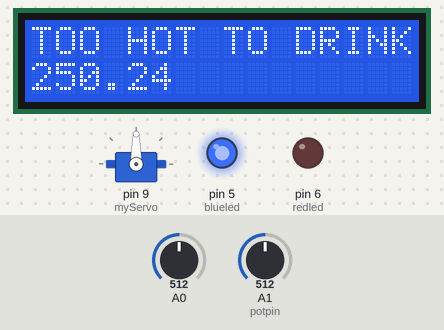
A sketch run on a simulated Arduino Uno, built with avr-gcc and run on an emulated ATmega328P. On the bench: servo, 16×2 character LCD, output pins drawn as LEDs (lit = HIGH). The test bench sets the inputs (shaded band); at power-on: A0 = 512, A1 (potpin) = 512.

Above: at 1.2 s.
1.3 s: A0 set to 109
At 2.8 s:
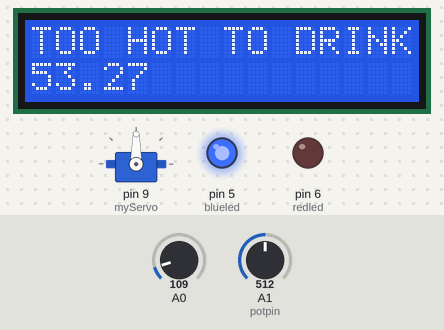
5.4 s: A0 set to 92
At 7.0 s:
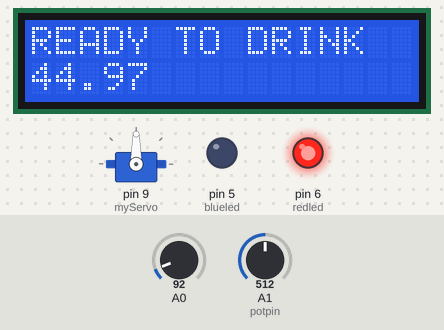
9.5 s: A1 (potpin) set to 716
At 11.1 s:
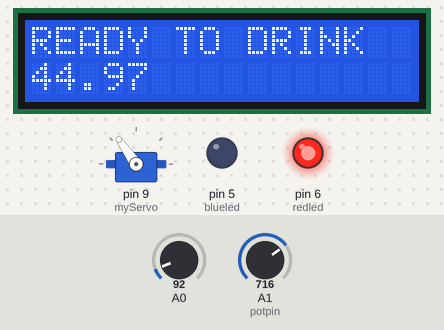
13.6 s: A0 set to 122
At 15.1 s:
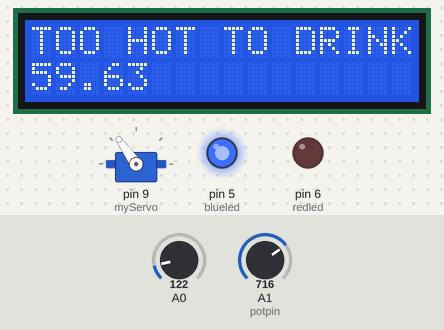
17.7 s: A1 (potpin) set to 900
At 19.3 s:
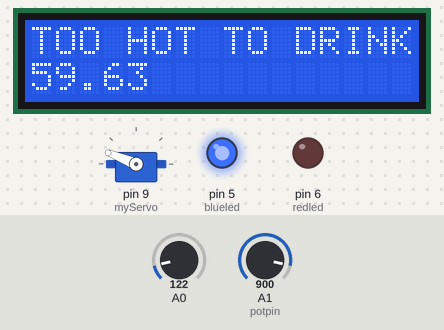
21.8 s: A0 set to 40
At 23.4 s:
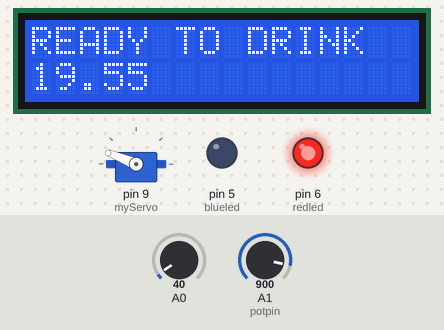
Timing chart, 0 to 24.9 s (numbered marks = the images above; inputs shaded):
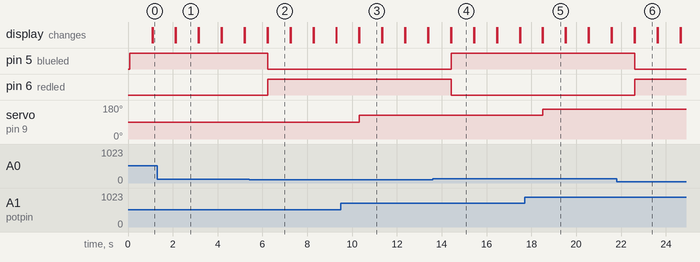

Measured:
- the behaviour switches between 103 and 102 on A0 (found by bisection; images 1 and 2)
- after the input at 1.3 s, the display: first differs from a run without the input after 0.84 s (image 1)
- after the input at 5.4 s, pin 5 (blueled): HIGH → LOW after 0.83 s; pin 6 (redled): LOW → HIGH after 0.83 s; the display: first differs from a run without the input after 0.83 s (image 2)
- after the input at 9.5 s, servo on pin 9 (myServo): 90° → 125° after 0.83 s
- after the input at 13.6 s, pin 5 (blueled): LOW → HIGH after 0.82 s; pin 6 (redled): HIGH → LOW after 0.82 s; the display: first differs from a run without the input after 0.82 s (image 4)
- after the input at 17.7 s, servo on pin 9 (myServo): 125° → 158° after 0.82 s
- after the input at 21.8 s, pin 5 (blueled): HIGH → LOW after 0.81 s; pin 6 (redled): LOW → HIGH after 0.81 s; the display: first differs from a run without the input after 0.81 s (image 6)

The sketch:

Project_CAY_3.0.ino
```cpp
#include <Servo.h>
#include <LiquidCrystal_I2C.h>
int redled=6;
int blueled =5;
LiquidCrystal_I2C lcd (0x27,16,2);
int button =7;

Servo myServo;
int pos =0;


void setup() {
myServo.attach(9);
lcd.begin();
pinMode(A0,INPUT);
pinMode(redled,OUTPUT);
pinMode(blueled,OUTPUT);
pinMode(button,INPUT);
Serial.begin (9600);
}
float gerilim;
float sicaklik;
int potpin = A1;
int val;

void loop() {
gerilim =analogRead(A0);
gerilim =(gerilim/1023)*5000;
sicaklik =gerilim/10.0;
val = analogRead(potpin);
val = map(val,0,1023,0,180);
myServo.write(val);

if(sicaklik<50){
  lcd.setCursor(0,0);
  lcd.print("READY TO DRINK");
  lcd.setCursor(0,1);
  lcd.print(sicaklik);
  digitalWrite(blueled,LOW);
  digitalWrite(redled,HIGH);
  delay(1000);
  lcd.clear();
}
else{
  lcd.setCursor(0,0);
  lcd.print("TOO HOT TO DRINK");
  lcd.setCursor(0,1);
  lcd.print(sicaklik);
  digitalWrite(blueled,HIGH);
  digitalWrite(redled,LOW);
  delay(1000);
  lcd.clear();
}
}
```
